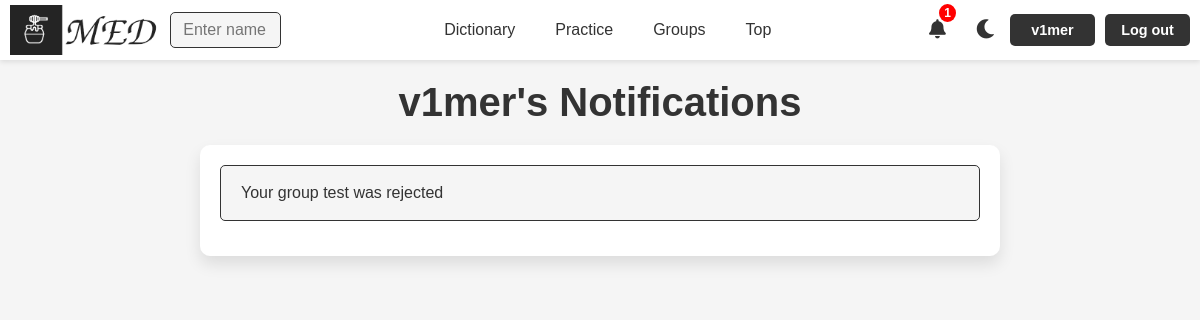
/notifications/ (signed in), run on an earlier commit of the app's database.
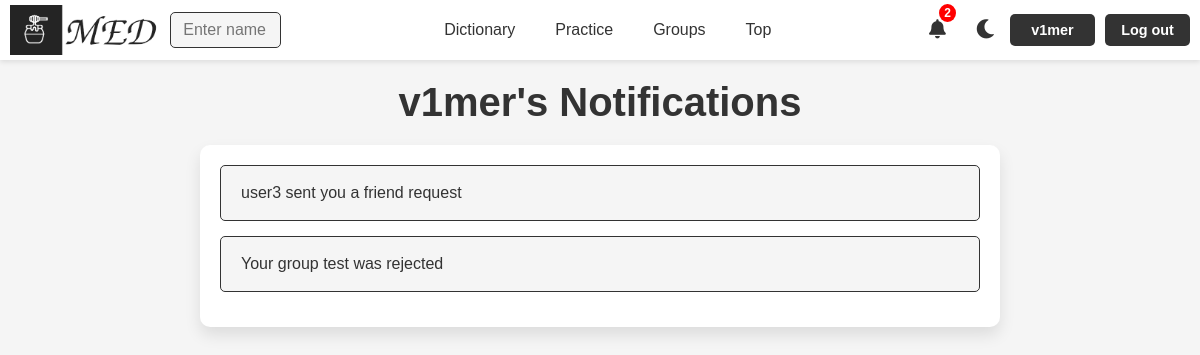
And on a later commit of the database.
### med/models.py (models this page shows, shortened)
class Notification(models.Model):
    user = models.ForeignKey(User, on_delete=models.CASCADE)
    message = models.TextField()
    time_create = models.DateTimeField(auto_now_add=True)
    is_read = models.BooleanField(default=False)
    class Meta:
        ordering = ['-time_create']
        indexes = [
            models.Index(fields=['-time_create'])
        ]

### med/views.py (the view)
# urls.py: path('notifications/', views.NotiListView.as_view(), name='notifications'),
@method_decorator(login_required, name='dispatch')
class NotiListView(ListView):
    model = Notification
    template_name = 'med/notification.html'
    context_object_name = 'notifications'
    paginate_by = 25
    def get_queryset(self):
        user_name = self.request.user.username
        user = get_object_or_404(User, username=user_name)
        queryset = Notification.objects.filter(user=user).order_by('-time_create')
        return queryset
    def get_context_data(self, **kwargs):
        context = super().get_context_data(**kwargs)
        user_name = self.request.user.username
        user = get_object_or_404(User, username=user_name)
        context.update({
            'user': user,
            'title': f"{user_name}'s Notifications",
        })
        return context

### med/templatetags/notification_tags.py (called while the page is built)
@register.simple_tag
def get_unread_notifications_count(request):
    if request.user.is_authenticated:
        return request.user.notification_set.filter(is_read=False).count()
    return 0

@register.simple_tag
def get_latest_unread_notifications(request, limit=5):
    if request.user.is_authenticated:
        return request.user.notification_set.filter(is_read=False)[:limit]
    return []

### med/templates/med/notification.html (shortened to what this page needs)
{% extends 'base.html' %}
{% load static %}
{% block content %}
<h1>{{title}}</h1>
<div class="notification-container">
    {% if notifications %}
        {% for notification in notifications %}
            <div class="notification">
                <div class="notification-body">
                    <p>{{notification.message}}</p>
                </div>
            </div>
        {% endfor %}
    {% endif %}
</div>
{% endblock %}

### templates/base.html (shortened to what this page needs)
{% load static %}
{% load notification_tags %}
<!DOCTYPE html>
<html lang="en">
<head>
    <link rel="stylesheet" type="text/css" href="{% static 'med/css/styles.css' %}">
    <link rel="stylesheet" href="https://cdnjs.cloudflare.com/ajax/libs/font-awesome/5.15.4/css/all.min.css">
</head>
<body>
<header>
    {% if user.is_authenticated %}
    <div class="logo_container">
        {% if is_profile or is_dict %}
            {% if is_my_profile or is_my_dict %}
                <a href="{% url 'profile' user.username %}">
                    <img id="logo_img" src="{% static 'med/img/base/light_logo.png' %}"
                         data-light-src="{% static 'med/img/base/light_logo.png' %}"
                         data-dark-src="{% static 'med/img/base/dark_logo.png' %}" alt="MED Logo">
                </a>
            {% else %}
                <a href="{% url 'profile' logged_user.username %}">
                    <img id="logo_img" src="{% static 'med/img/base/light_logo.png' %}"
                         data-light-src="{% static 'med/img/base/light_logo.png' %}"
                         data-dark-src="{% static 'med/img/base/dark_logo.png' %}" alt="MED Logo">
                </a>
            {% endif %}
        {% else %}
            <a href="{% url 'profile' user.username %}">
                <img id="logo_img" src="{% static 'med/img/base/light_logo.png' %}"
                     data-light-src="{% static 'med/img/base/light_logo.png' %}"
                     data-dark-src="{% static 'med/img/base/dark_logo.png' %}" alt="MED Logo">
            </a>
        {% endif %}
    </div>
    {% else %}
    <div class="logo_container">
        <a href="{% url 'home' %}"><img id="logo_img" src="{% static 'med/img/base/light_logo.png' %}" data-light-src="{% static 'med/img/base/light_logo.png' %}" data-dark-src="{% static 'med/img/base/dark_logo.png' %}" alt="MED Logo"></a>
    </div>
    {% endif %}
    <nav class="nav-items" id="nav-items">
            {% if user.is_authenticated %}
                <div class="nav-left">
                {% if not is_search %}
                <form method="get" action="{% url 'user_search' %}" class="search-form">
                    <input type="text" name="q" placeholder="Enter name" required class="search-input">
                </form>
                {% endif %}
                </div>
        <div class="nav-center">
                {% if is_my_dict %}
                <a href="{% url 'words' user.username %}">Dictionary</a>
                {% else %}
                <a href="{% url 'words' request.user.username %}">Dictionary</a>
                {% endif %}
                <a href="{% url 'practice' %}">Practice</a>
                <a href="{% url 'groups' %}">Groups</a>
                <a href="{% url 'tops_by_category' %}">Top</a>
            {% else %}
            <div class="nav-left"></div>
            <div class="nav-center">
                <a href="{% url 'login' %}">Dictionary</a>
                <a href="{% url 'login' %}">Practice</a>
                <a href="{% url 'login' %}">Groups</a>
                {% endif %}
            </div>
        <div class="buttons">
            {% if request.user.is_authenticated %}
            <a href="{% url 'notifications' %}" class="no-style" id="notifications-link">
                <i class="fas fa-bell"></i>
                {% get_unread_notifications_count request as unread_count %}
                {% if unread_count > 0 %}
                    {% if unread_count > 99 %}
                        <span class="notification-count">99+</span>
                    {% else %}
                        <span class="notification-count">{{ unread_count }}</span>
                    {% endif %}
                {% endif %}
            </a>
                    {% get_latest_unread_notifications request as notifications %}
            {% endif %}
            <a id="theme-toggle-dark" class="no-style"><i class="fas fa-moon"></i></a>
        {% if request.user.is_authenticated %}
            {% if is_profile or is_dict %}
                {% if is_my_profile or is_my_dict %}
                <a href="{% url 'profile' user.username %}">{{request.user.username}}</a>
                {% else %}
                <a href="{% url 'profile' logged_user.username %}">{{request.user.username}}</a>
                {% endif %}
            {% else %}
                <a href="{% url 'profile' user.username %}">{{request.user.username}}</a>
            {% endif %}
            <a href="{% url 'logout' %}">Log out</a>
        </div>
        {% else %}
            <a href="{% url 'login' %}">Log in</a>
            <a href="{% url 'register' %}">Register</a>
        </div>
        {% endif %}
    </nav>
</header>
<div class="container">
    {% block content %}
    {% endblock %}
</div>
</body>
</html>

### med/static/med/css/styles.css (style rules this page uses)
:root { --background-color: #f5f5f5; --text-color: #333; --header-background: #ffffff; --button-background: #333; --button-text-color: #ffffff; --feature-background: #fff; --word-list-background: #fff; --feature-shadow: 0px 8px 16px rgba(0, 0, 0, 0.1); --feature-text-color: #666; --list-text-color: #666; --tab-background: #f9f9f9; --tab-active-background: #ffffff; --tab-hover-background: #e0e0e0; --tab-border-color: #ccc; }
body { font-family: Arial, sans-serif; background-color: var(--background-color); color: var(--text-color); }
a { text-decoration: none; color: var(--text-color); transition: color 0.3s; }
* { margin: 0; padding: 0; box-sizing: border-box; }
header { display: flex; justify-content: space-between; align-items: center; padding-top: 5px; padding-bottom: 5px; padding-left: 10px; padding-right: 10px; background-color: var(--header-background); box-shadow: 0px 2px 5px rgba(0, 0, 0, 0.1); }
header .nav-items { display: flex; align-items: center; width: 100%; justify-content: space-between; }
header .nav-center { display: flex; justify-content: center; align-items: center; width: 100%; gap: 20px; }
header .nav-left { margin-right: 1%; width: 17%; margin-left: 1%; align-items: left; }
header .buttons { display: flex; gap: 5px; align-items: center; margin-top: 0px; }
header #logo_img { height: 50px; cursor: pointer; float:inherit; }
header .logo_container { min-width: 150px; width: 13%; height: 50px; }
header .nav-center a { text-decoration: none; color: var(--nav-link-color); font-size: 1em; font-weight: 500; padding: 5px 10px; transition: color 0.3s, background-color 0.3s; width: auto; }
header .buttons { display: flex; justify-content: flex-end; align-items: center; text-align: center; gap: 10px; margin-left: 0; width: 41%; }
header .buttons a { text-decoration: none; color: var(--button-text-color); background-color: var(--button-background); padding: 8px 16px; border-radius: 5px; font-size: 0.9em; font-weight: bold; transition: background-color 0.3s, transform 0.3s; margin: 0; min-width: 85px; }
.container { max-width: 1200px; margin: 0 auto; text-align: center; padding: 20px 10px; }
.container h1 { font-size: 2.5em; color: var(--text-color); margin-bottom: 15px; }
.container p { font-size: 1.2em; color: var(--text-color); max-width: 600px; margin: 0 auto 30px; }
.buttons a { text-decoration: none; color: var(--button-text-color); background-color: var(--button-background); padding: 12px 24px; margin: 0 5px; border-radius: 5px; font-size: 1em; transition: background-color 0.3s; }
.search-form { display: flex; align-items: left; gap: 10px; width: 100%; }
.search-input { flex-grow: 1; width: 100%; min-width: 111px; padding: 8px 12px; border: 1px solid var(--button-background); border-radius: 5px; font-size: 1em; background-color: var(--background-color); color: var(--text-color); transition: border-color 0.3s, box-shadow 0.3s; }
.search-form { display: flex; justify-content: left; gap: 10px; }
.search-input { flex: 1; padding: 8px 12px; border: 1px solid var(--button-background); border-radius: 5px; font-size: 1em; background-color: var(--background-color); color: var(--text-color); }
.buttons .no-style { font-size:larger; background-color: unset; min-width: 0; cursor: pointer; padding: 10px 5px; }
#theme-toggle-dark { color: #333; }
#notifications-link { position: relative; margin-right: 10px; color: var(--text-color); }
.notification-count { position: absolute; top: -5px; right: -5px; background-color: red; color: white; border-radius: 50%; padding: 2px 5px; font-size: 12px; }
.notification-container { max-width: 800px; margin: 20px auto; padding: 20px; background-color: var(--feature-background); border-radius: 10px; box-shadow: var(--feature-shadow); text-align: left !important; }
.notification { display: flex; align-items: center; gap: 15px; padding: 15px 20px; border: 1px solid var(--button-background); border-radius: 5px; background-color: var(--background-color); transition: transform 0.3s ease, box-shadow 0.3s ease; margin-bottom: 15px; }
.notification-body { flex: 1; }
.notification-body p { margin: 0; width: 100%; font-size: 1em; color: var(--text-color); line-height: 1.5; }

What changed in the data, as far as the page shows it:
added Notification: message "user3 sent you a friend request"
Also different on the page:
{{ unread_count }}: "1" → "2"
